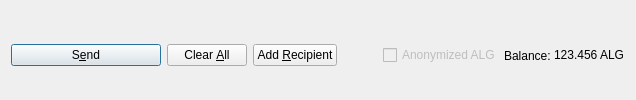
         <widget class="QFrame" name="frame_Send">
          <layout class="QHBoxLayout" name="horizontalLayout">
           <property name="bottomMargin">
            <number>0</number>
           </property>
           <item>
            <widget class="QPushButton" name="sendButton">
             <property name="minimumSize">
              <size>
               <width>150</width>
               <height>0</height>
              </size>
             </property>
             <property name="toolTip">
              <string>Confirm the send action</string>
             </property>
             <property name="text">
              <string>S&amp;end</string>
             </property>
             <property name="icon">
              <iconset resource="../BitalGo.qrc">
               <normaloff>:/icons/send</normaloff>:/icons/send</iconset>
             </property>
             <property name="autoDefault">
              <bool>false</bool>
             </property>
             <property name="default">
              <bool>true</bool>
             </property>
            </widget>
           </item>
           <item>
            <widget class="QPushButton" name="clearButton">
             <property name="sizePolicy">
              <sizepolicy hsizetype="Minimum" vsizetype="Fixed">
               <horstretch>0</horstretch>
               <verstretch>0</verstretch>
              </sizepolicy>
             </property>
             <property name="toolTip">
              <string>Clear all fields of the form.</string>
             </property>
             <property name="text">
              <string>Clear &amp;All</string>
             </property>
             <property name="icon">
              <iconset resource="../BitalGo.qrc">
               <normaloff>:/icons/remove</normaloff>:/icons/remove</iconset>
             </property>
             <property name="autoDefault">
              <bool>false</bool>
             </property>
            </widget>
           </item>
           <item>
            <widget class="QPushButton" name="addButton">
             <property name="toolTip">
              <string>Send to multiple recipients at once</string>
             </property>
             <property name="text">
              <string>Add &amp;Recipient</string>
             </property>
             <property name="icon">
              <iconset resource="../BitalGo.qrc">
               <normaloff>:/icons/add</normaloff>:/icons/add</iconset>
             </property>
             <property name="autoDefault">
              <bool>false</bool>
             </property>
            </widget>
           </item>
           <item>
            <spacer name="horizontalSpacer">
             <property name="orientation">
              <enum>Qt::Horizontal</enum>
             </property>
             <property name="sizeHint" stdset="0">
              <size>
               <width>40</width>
               <height>20</height>
              </size>
             </property>
            </spacer>
           </item>
           <item>
            <layout class="QHBoxLayout" name="horizontalLayout_2">
             <property name="spacing">
              <number>3</number>
             </property>
             <item>
              <widget class="QCheckBox" name="checkzALG">
               <property name="enabled">
                <bool>false</bool>
               </property>
               <property name="text">
                <string>Anonymized ALG</string>
               </property>
              </widget>
             </item>
             <item>
              <widget class="QLabel" name="label">
               <property name="text">
                <string>Balance:</string>
               </property>
              </widget>
             </item>
             <item>
              <widget class="QLabel" name="labelBalance">
               <property name="sizePolicy">
                <sizepolicy hsizetype="Preferred" vsizetype="Fixed">
                 <horstretch>0</horstretch>
                 <verstretch>0</verstretch>
                </sizepolicy>
               </property>
               <property name="cursor">
                <cursorShape>IBeamCursor</cursorShape>
               </property>
               <property name="text">
                <string notr="true">123.456 ALG</string>
               </property>
               <property name="textInteractionFlags">
                <set>Qt::LinksAccessibleByMouse|Qt::TextSelectableByKeyboard|Qt::TextSelectableByMouse</set>
               </property>
              </widget>
             </item>
            </layout>
           </item>
          </layout>
         </widget>
